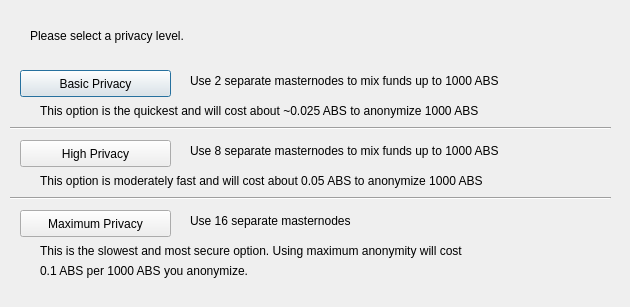
<?xml version="1.0" encoding="UTF-8"?>
<ui version="4.0">
 <class>DarksendConfig</class>
 <widget class="QDialog" name="DarksendConfig">
  <property name="geometry">
   <rect>
    <x>0</x>
    <y>0</y>
    <width>630</width>
    <height>307</height>
   </rect>
  </property>
  <property name="windowTitle">
   <string>Configure PrivateSend</string>
  </property>
  <widget class="QPushButton" name="buttonBasic">
   <property name="geometry">
    <rect>
     <x>20</x>
     <y>70</y>
     <width>151</width>
     <height>27</height>
    </rect>
   </property>
   <property name="text">
    <string>Basic Privacy</string>
   </property>
  </widget>
  <widget class="QPushButton" name="buttonHigh">
   <property name="geometry">
    <rect>
     <x>20</x>
     <y>140</y>
     <width>151</width>
     <height>27</height>
    </rect>
   </property>
   <property name="text">
    <string>High Privacy</string>
   </property>
  </widget>
  <widget class="QPushButton" name="buttonMax">
   <property name="geometry">
    <rect>
     <x>20</x>
     <y>210</y>
     <width>151</width>
     <height>27</height>
    </rect>
   </property>
   <property name="text">
    <string>Maximum Privacy</string>
   </property>
  </widget>
  <widget class="QLabel" name="label">
   <property name="geometry">
    <rect>
     <x>30</x>
     <y>20</y>
     <width>571</width>
     <height>31</height>
    </rect>
   </property>
   <property name="text">
    <string>Please select a privacy level.</string>
   </property>
  </widget>
  <widget class="QLabel" name="label_2">
   <property name="geometry">
    <rect>
     <x>190</x>
     <y>70</y>
     <width>421</width>
     <height>21</height>
    </rect>
   </property>
   <property name="text">
    <string>Use 2 separate masternodes to mix funds up to 1000 ABS</string>
   </property>
  </widget>
  <widget class="QLabel" name="label_3">
   <property name="geometry">
    <rect>
     <x>190</x>
     <y>140</y>
     <width>411</width>
     <height>21</height>
    </rect>
   </property>
   <property name="text">
    <string>Use 8 separate masternodes to mix funds up to 1000 ABS</string>
   </property>
  </widget>
  <widget class="QLabel" name="label_4">
   <property name="geometry">
    <rect>
     <x>190</x>
     <y>210</y>
     <width>421</width>
     <height>21</height>
    </rect>
   </property>
   <property name="text">
    <string>Use 16 separate masternodes</string>
   </property>
  </widget>
  <widget class="QLabel" name="label_6">
   <property name="geometry">
    <rect>
     <x>40</x>
     <y>100</y>
     <width>561</width>
     <height>21</height>
    </rect>
   </property>
   <property name="text">
    <string>This option is the quickest and will cost about ~0.025 ABS to anonymize 1000 ABS</string>
   </property>
  </widget>
  <widget class="QLabel" name="label_7">
   <property name="geometry">
    <rect>
     <x>40</x>
     <y>170</y>
     <width>561</width>
     <height>21</height>
    </rect>
   </property>
   <property name="text">
    <string>This option is moderately fast and will cost about 0.05 ABS to anonymize 1000 ABS</string>
   </property>
  </widget>
  <widget class="QLabel" name="label_8">
   <property name="geometry">
    <rect>
     <x>40</x>
     <y>240</y>
     <width>561</width>
     <height>21</height>
    </rect>
   </property>
   <property name="text">
    <string>This is the slowest and most secure option. Using maximum anonymity will cost</string>
   </property>
  </widget>
  <widget class="QLabel" name="label_9">
   <property name="geometry">
    <rect>
     <x>40</x>
     <y>260</y>
     <width>561</width>
     <height>21</height>
    </rect>
   </property>
   <property name="text">
    <string>0.1 ABS per 1000 ABS you anonymize.</string>
   </property>
  </widget>
  <widget class="Line" name="line">
   <property name="geometry">
    <rect>
     <x>10</x>
     <y>120</y>
     <width>601</width>
     <height>16</height>
    </rect>
   </property>
   <property name="orientation">
    <enum>Qt::Horizontal</enum>
   </property>
  </widget>
  <widget class="Line" name="line_2">
   <property name="geometry">
    <rect>
     <x>10</x>
     <y>190</y>
     <width>601</width>
     <height>16</height>
    </rect>
   </property>
   <property name="orientation">
    <enum>Qt::Horizontal</enum>
   </property>
  </widget>
 </widget>
 <resources/>
 <connections/>
</ui>
